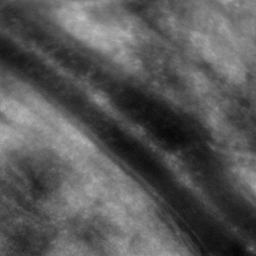
#> input picture TADI/TP2/images/retineOA.bmp, 256 x 256 px, found by its file name
$ jupyter execute --allow-errors TP_2_deformable_models.ipynb
#> lines starting #> are read from the running program, lines starting #| are printed output that depends on the picture
[cell 1]
#!/usr/bin/env python3
# -*- coding: utf-8 -*-
""" I. Bloch
"""


#%% SECTION 1 inclusion of packages


import numpy as np
import matplotlib.pyplot as plt
from scipy import ndimage as ndi
# necessite scikit-image
from skimage import io as skio
from skimage.filters import gaussian
from skimage.segmentation import active_contour
from skimage import img_as_float
from skimage.segmentation import chan_vese
from skimage.segmentation import checkerboard_level_set
from skimage.segmentation import disk_level_set

[cell 2]
#%% SECTION 2 - Input image

#im=skio.imread('coeurIRM.bmp')

im=skio.imread('retineOA.bmp')
#> im is the input picture: shape (256, 256); min 5, max 191, mean 87.6

#im=skio.imread('brain.bmp')
#im=im[:,:,1]

#im=skio.imread('brain2.bmp')

plt.imshow(im, cmap="gray", vmin=0, vmax=255)

[cell 3]
#%% SECTION 3a - Segmentation using active contours

s = np.linspace(0, 2*np.pi, 100)
r = 140 + 15*np.sin(s)
c = 130 + 15*np.cos(s)
init = np.array([r, c]).T

snake = active_contour(gaussian(im, 0.1),
                       init, alpha=0.5, beta=5, w_edge=20, gamma=0.001)
#> snake = 100 pairs, first value 126 to 150, second value 115.1 to 142

fig, ax = plt.subplots(figsize=(7, 7))
ax.imshow(im, cmap=plt.cm.gray)
ax.plot(init[:, 1], init[:, 0], '--r', lw=3)
ax.plot(snake[:, 1], snake[:, 0], '-b', lw=3)
ax.set_xticks([]), ax.set_yticks([])
ax.axis([0, im.shape[1], im.shape[0], 0])

plt.show()

[cell 4]
#%% SECTION 3b - Open contours

# Use retineOA.bmp

r = np.linspace(20, 80, 100)
c = np.linspace(20, 100, 100)
init = np.array([r, c]).T

#> (the rest of this cell did not finish here and is left out)

[cell 5]
#%% SECTION 4 - Segmentation using level sets (and region homogeneity)

image = img_as_float(im)

# Init avec un damier
#init_ls = checkerboard_level_set(image.shape, 6)

# Init avec un cercle
#init_ls = circle_level_set (image.shape, (120,130), 10)

# Init avec plusieurs cercles
circleNum = 8
circleRadius = image.shape[0] / (3*circleNum)
#> circleRadius = 10.67
circleStep0 = image.shape[0]/(circleNum+1)
#> circleStep0 = 28.44
circleStep1 = image.shape[1]/(circleNum+1)
#> circleStep1 = 28.44
init_ls = np.zeros(image.shape)
#> (the rest of this cell did not finish here and is left out)

TP 2-  DEFORMABLE MODELS

1.1 Parameters
we applied the segmentation method based on parametric active contours by varying its parameters in order to understand better their role and effect on the segmentation result

[cell 6]
def segm_active_contours(image, sigma, alpha, beta, w_edge, gamma, ax=None):
#> called with image = 'brain.bmp', sigma = 0.1, alpha = 0.5, beta = 5, w_edge = 20, gamma = 0.001
    im = skio.imread(image)
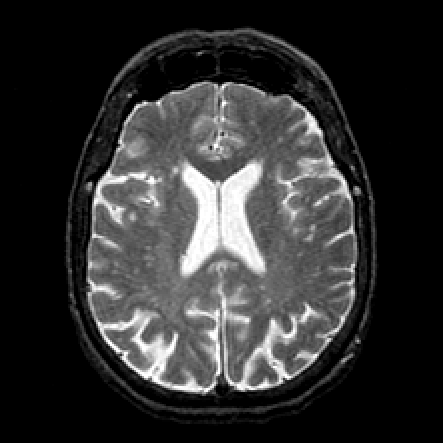
#> input picture TADI/TP2/images/brain.bmp, 443 x 443 px, found by its file name
#> im is the input picture: shape (443, 443, 3); min 0, max 255, mean 48.6
    s = np.linspace(0, 2 * np.pi, 100)
    r = 140 + 15 * np.sin(s)
    c = 130 + 15 * np.cos(s)
    init = np.array([r, c]).T

    snake = active_contour(gaussian(im, sigma), init, alpha, beta, w_edge, gamma)
#> snake = 100 pairs, first value 117 to 156.3, second value 119.1 to 139.4

    if ax is None:
        fig, ax = plt.subplots(figsize=(7, 7))
        plt.title(f"alpha={alpha}, beta={beta}")

    ax.imshow(im, cmap=plt.cm.gray)
    ax.plot(init[:, 1], init[:, 0], '--r', lw=3)
    ax.plot(snake[:, 1], snake[:, 0], '-b', lw=3)
    ax.set_xticks([]), ax.set_yticks([])
    ax.axis([0, im.shape[1], im.shape[0], 0])

[cell 7]
segm_active_contours("brain.bmp", 0.1 , 0.5, 5, 20, 0.001)
segm_active_contours("brain2.bmp",0.1, 0.5, 5, 20, 0.001 )
#> call 2 of segm_active_contours, with image = 'brain2.bmp', sigma = 0.1, alpha = 0.5, beta = 5, w_edge = 20, gamma = 0.001
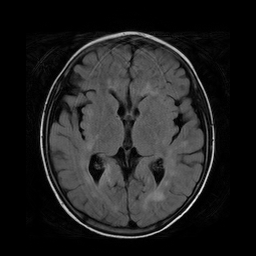
#> input picture TADI/TP2/images/brain2.bmp, 256 x 256 px, found by its file name
#> in segm_active_contours, im is the input picture: shape (256, 256); min 0, max 250, mean 32.6
#> in segm_active_contours (call 2), `snake = active_contour(gaussian(im, sigma), init, alpha, beta, w_edge,..`: snake = 100 pairs, first value 127.4 to 147.2, second value 111.4 to 145.4
segm_active_contours("coeurIRM.bmp",0.1, 0.5, 5, 20, 0.001 )
#> call 3 of segm_active_contours, with image = 'coeurIRM.bmp', sigma = 0.1, alpha = 0.5, beta = 5, w_edge = 20, gamma = 0.001
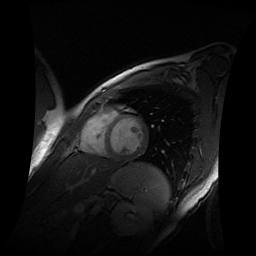
#> input picture TADI/TP2/images/coeurIRM.bmp, 256 x 256 px, found by its file name
#> in segm_active_contours, im is the input picture: shape (256, 256); min 0, max 255, mean 19.4
#> in segm_active_contours (call 3), `snake = active_contour(gaussian(im, sigma), init, alpha, beta, w_edge,..`: snake = 100 pairs, first value 121.3 to 147.8, second value 114.4 to 141.5
segm_active_contours("retineOA.bmp",0.1, 0.5, 5, 20, 0.001 )
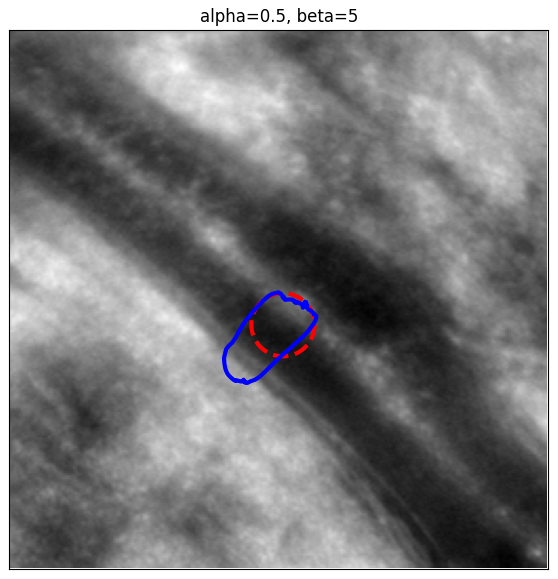
#> figure drawn by matplotlib, 1 panel

[cell 8]
#mia bozza
def segm_active_contours_varParam(image,sigma, alphas, betas, w_edge, gamma):
    fig = plt.figure(figsize=(12, 9))
    for i, alpha in enumerate(alphas):
        for j, beta in enumerate(betas):
            i_sub = i * len(betas) + j + 1
            plt.subplot(1, len(betas)*len(alphas), i_sub)
            snake = segm_active_contours(image, sigma, alpha, beta, w_edge, gamma)

    plt.show()

[cell 9]
def segm_active_contours_varAB(image, sigma, alphas, betas, w_edge, gamma):
#> called with image = 'brain.bmp', sigma = 0.1, w_edge = 20, gamma = 0.001
    num_alphas = len(alphas)
    num_betas = len(betas)

    num_combinations = num_alphas * num_betas
    fig, axes = plt.subplots(1, num_combinations, figsize=(12, 9))
    in_sub=0
    for i, alpha in enumerate(alphas):
        for j, beta in enumerate(betas):
            ax = axes[in_sub]
            snake = segm_active_contours(image, sigma, alpha, beta, w_edge, gamma, ax)
            ax.set_title(f"alpha={alpha}, beta={beta}")
            in_sub+=1

    plt.tight_layout()
    plt.show()

[cell 10]
segm_active_contours_varAB("brain.bmp", 0.1, [0.5, 5.0], [5, 10], 20, 0.001)
segm_active_contours_varAB("brain2.bmp", 0.1, [0.5, 5.0], [5, 10], 20, 0.001)
segm_active_contours_varAB("coeurIRM.bmp", 0.1, [0.5, 5.0], [5, 10], 20, 0.001)
#> call 3 of segm_active_contours_varAB, with image = 'coeurIRM.bmp', sigma = 0.1, w_edge = 20, gamma = 0.001
#> in segm_active_contours_varAB (call 3), `plt.show()`:
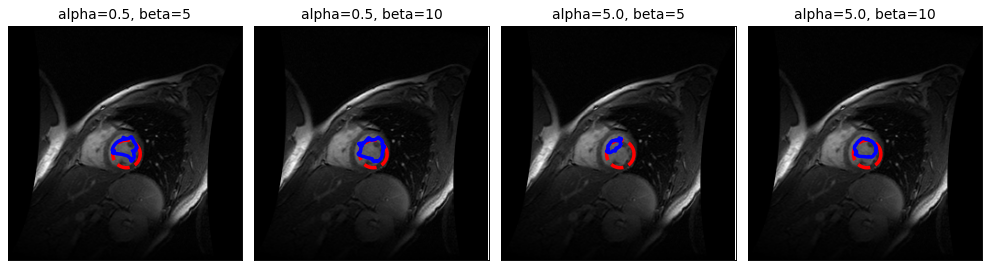
#> figure drawn by matplotlib, 4 panels
segm_active_contours_varAB("retineOA.bmp", 0.1, [0.5, 5.0], [5, 10], 20, 0.001)
#> call 4 of segm_active_contours_varAB, with image = 'retineOA.bmp', sigma = 0.1, w_edge = 20, gamma = 0.001
#> in segm_active_contours_varAB (call 4), `plt.show()`:
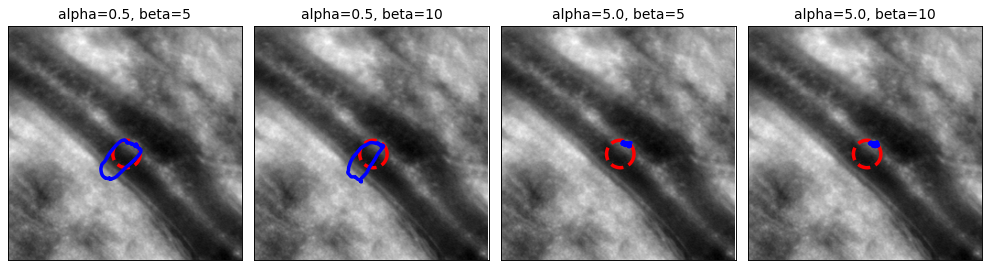
#> figure drawn by matplotlib, 4 panels

[cell 11]
import itertools

def segm_active_contours_varParam(image, sigmas, alphas, betas, w_edges, gammas):
#> called with image = 'brain.bmp'
    num_sigmas = len(sigmas)
    num_alphas = len(alphas)
    num_betas = len(betas)
    num_w_edges = len(w_edges)
    num_gammas = len(gammas)

    num_comb = num_sigmas * num_alphas * num_betas * num_w_edges * num_gammas

    fig, axes = plt.subplots(1, num_comb, figsize=(12, 3))
    in_sub=0
    for sigma, alpha, beta, w_edge, gamma in itertools.product(sigmas, alphas, betas, w_edges, gammas):

        ax = axes[in_sub]
        snake = segm_active_contours(image, sigma, alpha, beta, w_edge, gamma, ax)
        ax.set_title(f"sigma={sigma}, alpha={alpha},\n beta={beta}, w_edge={w_edge},\n gamma={gamma}")
        in_sub += 1

    plt.tight_layout()
    plt.show()
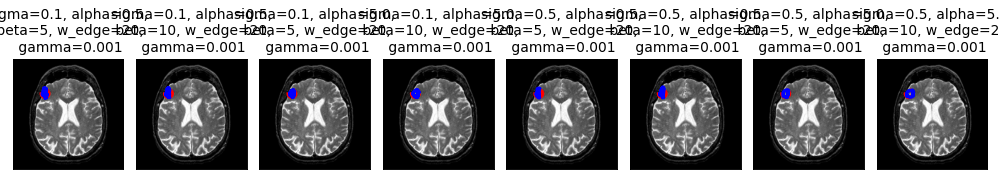
#> figure drawn by matplotlib, 8 panels

[cell 12]
#default parameters if not given sigma=0.1, alpha=0.5, beta=5, w_edge=20, gamma=0.001
(def_sigma, def_alpha, def_beta, def_wedge, def_gamma)=([0.1], [0.5], [5], [20], [0.001])
segm_active_contours_varParam("brain.bmp", [0.1, 0.5], [0.5, 5.0], [5, 10], [20], [0.001])
segm_active_contours_varParam("brain2.bmp", def_sigma, [0.5, 5.0], [5, 10], [20], [0.001])
#> call 2 of segm_active_contours_varParam, with image = 'brain2.bmp'
#> in segm_active_contours_varParam (call 2), `plt.show()`:
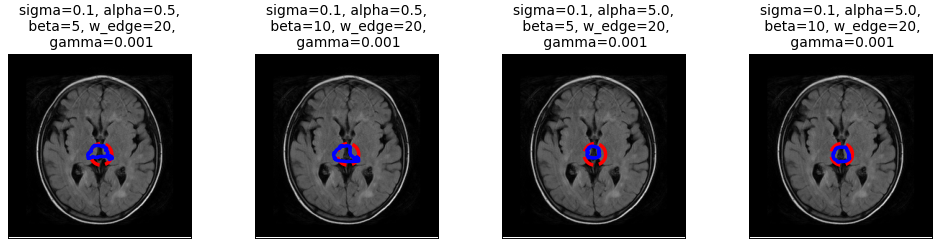
#> figure drawn by matplotlib, 4 panels
segm_active_contours_varParam("coeurIRM.bmp", [0.1], [0.5, 5.0], [5, 10], [20], [0.001])
#> call 3 of segm_active_contours_varParam, with image = 'coeurIRM.bmp'
#> in segm_active_contours_varParam (call 3), `plt.show()`:
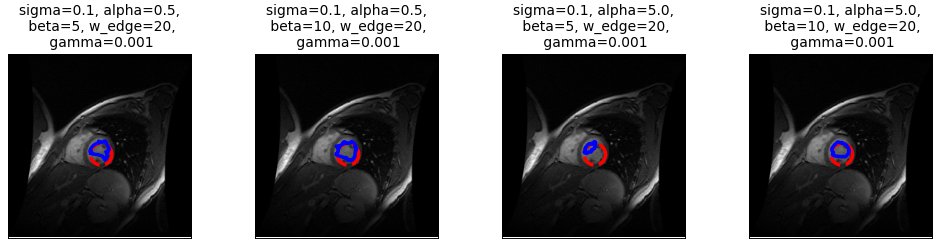
#> figure drawn by matplotlib, 4 panels
segm_active_contours_varParam("retineOA.bmp", [0.1], [0.5, 5.0], [5, 10], [20], [0.001])
#> call 4 of segm_active_contours_varParam, with image = 'retineOA.bmp'
#> in segm_active_contours_varParam (call 4), `plt.show()`:
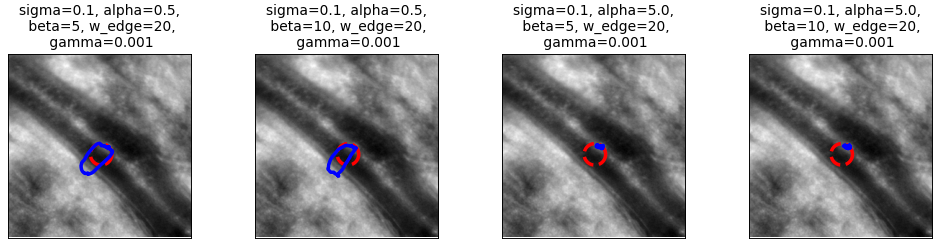
#> figure drawn by matplotlib, 4 panels
